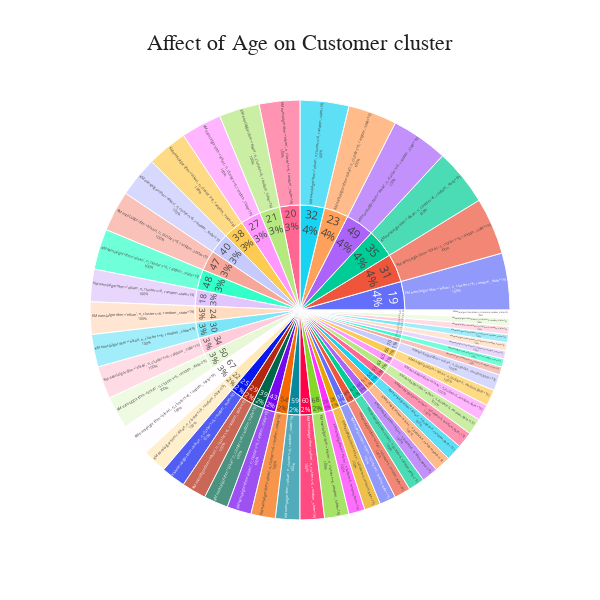
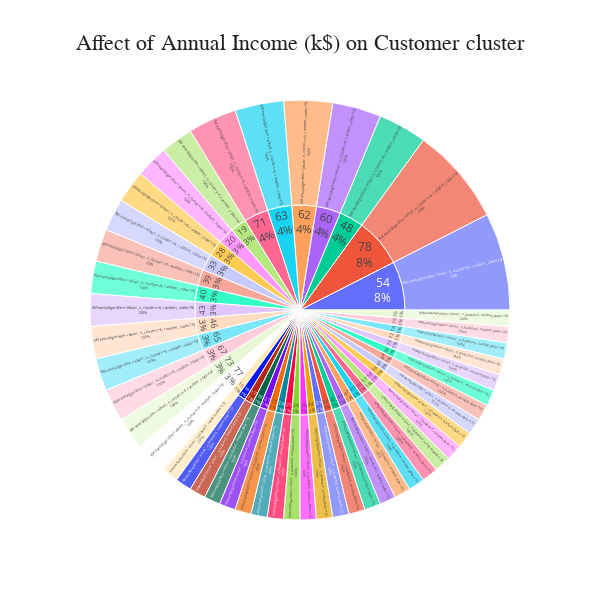
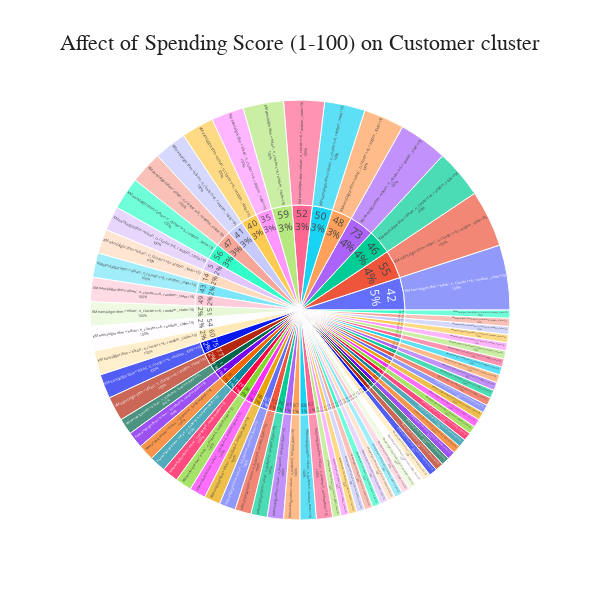

Notebook cell for these charts, in order:
### Code cell
for f in ['Age', 'Annual Income (k$)', 'Spending Score (1-100)']:
    plot_category(f, 'cluster')

### Figure 1 — Plotly figure (JSON) as saved in the notebook; plotly's stock layout.template omitted (floating-point values rounded to 4 significant figures)
{"data": [{"branchvalues": "total", "domain": {"x": [0, 1], "y": [0, 1]}, "hovertemplate": "labels=%{label}<br>count=%{value}<br>parent=%{parent}<br>id=%{id}<extra></extra>", "ids": ["18/KMeans(algorithm='elkan', n_clusters=6, random_state=19)", "19/KMeans(algorithm='elkan', n_clusters=6, random_state=19)", "20/KMeans(algorithm='elkan', n_clusters=6, random_state=19)", "21/KMeans(algorithm='elkan', n_clusters=6, random_state=19)", "22/KMeans(algorithm='elkan', n_clusters=6, random_state=19)", "23/KMeans(algorithm='elkan', n_clusters=6, random_state=19)", "24/KMeans(algorithm='elkan', n_clusters=6, random_state=19)", "25/KMeans(algorithm='elkan', n_clusters=6, random_state=19)", "26/KMeans(algorithm='elkan', n_clusters=6, random_state=19)", "27/KMeans(algorithm='elkan', n_clusters=6, random_state=19)", "28/KMeans(algorithm='elkan', n_clusters=6, random_state=19)", "29/KMeans(algorithm='elkan', n_clusters=6, random_state=19)", "30/KMeans(algorithm='elkan', n_clusters=6, random_state=19)", "31/KMeans(algorithm='elkan', n_clusters=6, random_state=19)", "32/KMeans(algorithm='elkan', n_clusters=6, random_state=19)", "33/KMeans(algorithm='elkan', n_clusters=6, random_state=19)", "34/KMeans(algorithm='elkan', n_clusters=6, random_state=19)", "35/KMeans(algorithm='elkan', n_clusters=6, random_state=19)", "36/KMeans(algorithm='elkan', n_clusters=6, random_state=19)", "37/KMeans(algorithm='elkan', n_clusters=6, random_state=19)", "38/KMeans(algorithm='elkan', n_clusters=6, random_state=19)", "39/KMeans(algorithm='elkan', n_clusters=6, random_state=19)", "40/KMeans(algorithm='elkan', n_clusters=6, random_state=19)", "42/KMeans(algorithm='elkan', n_clusters=6, random_state=19)", "43/KMeans(algorithm='elkan', n_clusters=6, random_state=19)", "44/KMeans(algorithm='elkan', n_clusters=6, random_state=19)", "45/KMeans(algorithm='elkan', n_clusters=6, random_state=19)", "46/KMeans(algorithm='elkan', n_clusters=6, random_state=19)", "47/KMeans(algorithm='elkan', n_clusters=6, random_state=19)", "48/KMeans(algorithm='elkan', n_clusters=6, random_state=19)", "49/KMeans(algorithm='elkan', n_clusters=6, random_state=19)", "50/KMeans(algorithm='elkan', n_clusters=6, random_state=19)", "51/KMeans(algorithm='elkan', n_clusters=6, random_state=19)", "52/KMeans(algorithm='elkan', n_clusters=6, random_state=19)", "53/KMeans(algorithm='elkan', n_clusters=6, random_state=19)", "54/KMeans(algorithm='elkan', n_clusters=6, random_state=19)", "55/KMeans(algorithm='elkan', n_clusters=6, random_state=19)", "57/KMeans(algorithm='elkan', n_clusters=6, random_state=19)", "58/KMeans(algorithm='elkan', n_clusters=6, random_state=19)", "59/KMeans(algorithm='elkan', n_clusters=6, random_state=19)", "60/KMeans(algorithm='elkan', n_clusters=6, random_state=19)", "63/KMeans(algorithm='elkan', n_clusters=6, random_state=19)", "64/KMeans(algorithm='elkan', n_clusters=6, random_state=19)", "65/KMeans(algorithm='elkan', n_clusters=6, random_state=19)", "66/KMeans(algorithm='elkan', n_clusters=6, random_state=19)", "67/KMeans(algorithm='elkan', n_clusters=6, random_state=19)", "68/KMeans(algorithm='elkan', n_clusters=6, random_state=19)", "69/KMeans(algorithm='elkan', n_clusters=6, random_state=19)", "70/KMeans(algorithm='elkan', n_clusters=6, random_state=19)", "18", "19", "20", "21", "22", "23", "24", "25", "26", "27", "28", "29", "30", "31", "32", "33", "34", "35", "36", "37", "38", "39", "40", "42", "43", "44", "45", "46", "47", "48", "49", "50", "51", "52", "53", "54", "55", "57", "58", "59", "60", "63", "64", "65", "66", "67", "68", "69", "70"], "labels": ["KMeans(algorithm='elkan', n_clusters=6, random_state=19)", "KMeans(algorithm='elkan', n_clusters=6, random_state=19)", "KMeans(algorithm='elkan', n_clusters=6, random_state=19)", "KMeans(algorithm='elkan', n_clusters=6, random_state=19)", "KMeans(algorithm='elkan', n_clusters=6, random_state=19)", "KMeans(algorithm='elkan', n_clusters=6, random_state=19)", "KMeans(algorithm='elkan', n_clusters=6, random_state=19)", "KMeans(algorithm='elkan', n_clusters=6, random_state=19)", "KMeans(algorithm='elkan', n_clusters=6, random_state=19)", "KMeans(algorithm='elkan', n_clusters=6, random_state=19)", "KMeans(algorithm='elkan', n_clusters=6, random_state=19)", "KMeans(algorithm='elkan', n_clusters=6, random_state=19)", "KMeans(algorithm='elkan', n_clusters=6, random_state=19)", "KMeans(algorithm='elkan', n_clusters=6, random_state=19)", "KMeans(algorithm='elkan', n_clusters=6, random_state=19)", "KMeans(algorithm='elkan', n_clusters=6, random_state=19)", "KMeans(algorithm='elkan', n_clusters=6, random_state=19)", "KMeans(algorithm='elkan', n_clusters=6, random_state=19)", "KMeans(algorithm='elkan', n_clusters=6, random_state=19)", "KMeans(algorithm='elkan', n_clusters=6, random_state=19)", "KMeans(algorithm='elkan', n_clusters=6, random_state=19)", "KMeans(algorithm='elkan', n_clusters=6, random_state=19)", "KMeans(algorithm='elkan', n_clusters=6, random_state=19)", "KMeans(algorithm='elkan', n_clusters=6, random_state=19)", "KMeans(algorithm='elkan', n_clusters=6, random_state=19)", "KMeans(algorithm='elkan', n_clusters=6, random_state=19)", "KMeans(algorithm='elkan', n_clusters=6, random_state=19)", "KMeans(algorithm='elkan', n_clusters=6, random_state=19)", "KMeans(algorithm='elkan', n_clusters=6, random_state=19)", "KMeans(algorithm='elkan', n_clusters=6, random_state=19)", "KMeans(algorithm='elkan', n_clusters=6, random_state=19)", "KMeans(algorithm='elkan', n_clusters=6, random_state=19)", "KMeans(algorithm='elkan', n_clusters=6, random_state=19)", "KMeans(algorithm='elkan', n_clusters=6, random_state=19)", "KMeans(algorithm='elkan', n_clusters=6, random_state=19)", "KMeans(algorithm='elkan', n_clusters=6, random_state=19)", "KMeans(algorithm='elkan', n_clusters=6, random_state=19)", "KMeans(algorithm='elkan', n_clusters=6, random_state=19)", "KMeans(algorithm='elkan', n_clusters=6, random_state=19)", "KMeans(algorithm='elkan', n_clusters=6, random_state=19)", "KMeans(algorithm='elkan', n_clusters=6, random_state=19)", "KMeans(algorithm='elkan', n_clusters=6, random_state=19)", "KMeans(algorithm='elkan', n_clusters=6, random_state=19)", "KMeans(algorithm='elkan', n_clusters=6, random_state=19)", "KMeans(algorithm='elkan', n_clusters=6, random_state=19)", "KMeans(algorithm='elkan', n_clusters=6, random_state=19)", "KMeans(algorithm='elkan', n_clusters=6, random_state=19)", "KMeans(algorithm='elkan', n_clusters=6, random_state=19)", "KMeans(algorithm='elkan', n_clusters=6, random_state=19)", "18", "19", "20", "21", "22", "23", "24", "25", "26", "27", "28", "29", "30", "31", "32", "33", "34", "35", "36", "37", "38", "39", "40", "42", "43", "44", "45", "46", "47", "48", "49", "50", "51", "52", "53", "54", "55", "57", "58", "59", "60", "63", "64", "65", "66", "67", "68", "69", "70"], "name": "", "parents": ["18", "19", "20", "21", "22", "23", "24", "25", "26", "27", "28", "29", "30", "31", "32", "33", "34", "35", "36", "37", "38", "39", "40", "42", "43", "44", "45", "46", "47", "48", "49", "50", "51", "52", "53", "54", "55", "57", "58", "59", "60", "63", "64", "65", "66", "67", "68", "69", "70", "", "", "", "", "", "", "", "", "", "", "", "", "", "", "", "", "", "", "", "", "", "", "", "", "", "", "", "", "", "", "", "", "", "", "", "", "", "", "", "", "", "", "", "", "", "", "", "", ""], "textinfo": "label+percent parent", "type": "sunburst", "values": [4, 7, 5, 5, 3, 6, 4, 3, 2, 5, 2, 3, 4, 7, 6, 1, 4, 7, 1, 2, 5, 3, 5, 1, 3, 2, 2, 2, 5, 5, 7, 4, 2, 1, 2, 3, 1, 2, 1, 3, 3, 2, 1, 2, 2, 4, 3, 1, 2, 4, 7, 5, 5, 3, 6, 4, 3, 2, 5, 2, 3, 4, 7, 6, 1, 4, 7, 1, 2, 5, 3, 5, 1, 3, 2, 2, 2, 5, 5, 7, 4, 2, 1, 2, 3, 1, 2, 1, 3, 3, 2, 1, 2, 2, 4, 3, 1, 2]}], "layout": {"height": 600, "legend": {"tracegroupgap": 0}, "plot_bgcolor": "white", "title": {"font": {"color": "#221f1f", "family": "Calibri Black", "size": 22}, "text": "Affect of Age on Customer cluster", "x": 0.5}, "width": 600}}

### Figure 2 — Plotly figure (JSON) as saved in the notebook; plotly's stock layout.template omitted (floating-point values rounded to 4 significant figures)
{"data": [{"branchvalues": "total", "domain": {"x": [0, 1], "y": [0, 1]}, "hovertemplate": "labels=%{label}<br>count=%{value}<br>parent=%{parent}<br>id=%{id}<extra></extra>", "ids": ["15/KMeans(algorithm='elkan', n_clusters=6, random_state=19)", "16/KMeans(algorithm='elkan', n_clusters=6, random_state=19)", "17/KMeans(algorithm='elkan', n_clusters=6, random_state=19)", "18/KMeans(algorithm='elkan', n_clusters=6, random_state=19)", "19/KMeans(algorithm='elkan', n_clusters=6, random_state=19)", "20/KMeans(algorithm='elkan', n_clusters=6, random_state=19)", "21/KMeans(algorithm='elkan', n_clusters=6, random_state=19)", "23/KMeans(algorithm='elkan', n_clusters=6, random_state=19)", "24/KMeans(algorithm='elkan', n_clusters=6, random_state=19)", "25/KMeans(algorithm='elkan', n_clusters=6, random_state=19)", "28/KMeans(algorithm='elkan', n_clusters=6, random_state=19)", "29/KMeans(algorithm='elkan', n_clusters=6, random_state=19)", "30/KMeans(algorithm='elkan', n_clusters=6, random_state=19)", "33/KMeans(algorithm='elkan', n_clusters=6, random_state=19)", "34/KMeans(algorithm='elkan', n_clusters=6, random_state=19)", "37/KMeans(algorithm='elkan', n_clusters=6, random_state=19)", "38/KMeans(algorithm='elkan', n_clusters=6, random_state=19)", "39/KMeans(algorithm='elkan', n_clusters=6, random_state=19)", "40/KMeans(algorithm='elkan', n_clusters=6, random_state=19)", "42/KMeans(algorithm='elkan', n_clusters=6, random_state=19)", "43/KMeans(algorithm='elkan', n_clusters=6, random_state=19)", "44/KMeans(algorithm='elkan', n_clusters=6, random_state=19)", "46/KMeans(algorithm='elkan', n_clusters=6, random_state=19)", "47/KMeans(algorithm='elkan', n_clusters=6, random_state=19)", "48/KMeans(algorithm='elkan', n_clusters=6, random_state=19)", "49/KMeans(algorithm='elkan', n_clusters=6, random_state=19)", "50/KMeans(algorithm='elkan', n_clusters=6, random_state=19)", "54/KMeans(algorithm='elkan', n_clusters=6, random_state=19)", "57/KMeans(algorithm='elkan', n_clusters=6, random_state=19)", "58/KMeans(algorithm='elkan', n_clusters=6, random_state=19)", "59/KMeans(algorithm='elkan', n_clusters=6, random_state=19)", "60/KMeans(algorithm='elkan', n_clusters=6, random_state=19)", "61/KMeans(algorithm='elkan', n_clusters=6, random_state=19)", "62/KMeans(algorithm='elkan', n_clusters=6, random_state=19)", "63/KMeans(algorithm='elkan', n_clusters=6, random_state=19)", "64/KMeans(algorithm='elkan', n_clusters=6, random_state=19)", "65/KMeans(algorithm='elkan', n_clusters=6, random_state=19)", "67/KMeans(algorithm='elkan', n_clusters=6, random_state=19)", "69/KMeans(algorithm='elkan', n_clusters=6, random_state=19)", "70/KMeans(algorithm='elkan', n_clusters=6, random_state=19)", "71/KMeans(algorithm='elkan', n_clusters=6, random_state=19)", "72/KMeans(algorithm='elkan', n_clusters=6, random_state=19)", "73/KMeans(algorithm='elkan', n_clusters=6, random_state=19)", "74/KMeans(algorithm='elkan', n_clusters=6, random_state=19)", "75/KMeans(algorithm='elkan', n_clusters=6, random_state=19)", "76/KMeans(algorithm='elkan', n_clusters=6, random_state=19)", "77/KMeans(algorithm='elkan', n_clusters=6, random_state=19)", "78/KMeans(algorithm='elkan', n_clusters=6, random_state=19)", "15", "16", "17", "18", "19", "20", "21", "23", "24", "25", "28", "29", "30", "33", "34", "37", "38", "39", "40", "42", "43", "44", "46", "47", "48", "49", "50", "54", "57", "58", "59", "60", "61", "62", "63", "64", "65", "67", "69", "70", "71", "72", "73", "74", "75", "76", "77", "78"], "labels": ["KMeans(algorithm='elkan', n_clusters=6, random_state=19)", "KMeans(algorithm='elkan', n_clusters=6, random_state=19)", "KMeans(algorithm='elkan', n_clusters=6, random_state=19)", "KMeans(algorithm='elkan', n_clusters=6, random_state=19)", "KMeans(algorithm='elkan', n_clusters=6, random_state=19)", "KMeans(algorithm='elkan', n_clusters=6, random_state=19)", "KMeans(algorithm='elkan', n_clusters=6, random_state=19)", "KMeans(algorithm='elkan', n_clusters=6, random_state=19)", "KMeans(algorithm='elkan', n_clusters=6, random_state=19)", "KMeans(algorithm='elkan', n_clusters=6, random_state=19)", "KMeans(algorithm='elkan', n_clusters=6, random_state=19)", "KMeans(algorithm='elkan', n_clusters=6, random_state=19)", "KMeans(algorithm='elkan', n_clusters=6, random_state=19)", "KMeans(algorithm='elkan', n_clusters=6, random_state=19)", "KMeans(algorithm='elkan', n_clusters=6, random_state=19)", "KMeans(algorithm='elkan', n_clusters=6, random_state=19)", "KMeans(algorithm='elkan', n_clusters=6, random_state=19)", "KMeans(algorithm='elkan', n_clusters=6, random_state=19)", "KMeans(algorithm='elkan', n_clusters=6, random_state=19)", "KMeans(algorithm='elkan', n_clusters=6, random_state=19)", "KMeans(algorithm='elkan', n_clusters=6, random_state=19)", "KMeans(algorithm='elkan', n_clusters=6, random_state=19)", "KMeans(algorithm='elkan', n_clusters=6, random_state=19)", "KMeans(algorithm='elkan', n_clusters=6, random_state=19)", "KMeans(algorithm='elkan', n_clusters=6, random_state=19)", "KMeans(algorithm='elkan', n_clusters=6, random_state=19)", "KMeans(algorithm='elkan', n_clusters=6, random_state=19)", "KMeans(algorithm='elkan', n_clusters=6, random_state=19)", "KMeans(algorithm='elkan', n_clusters=6, random_state=19)", "KMeans(algorithm='elkan', n_clusters=6, random_state=19)", "KMeans(algorithm='elkan', n_clusters=6, random_state=19)", "KMeans(algorithm='elkan', n_clusters=6, random_state=19)", "KMeans(algorithm='elkan', n_clusters=6, random_state=19)", "KMeans(algorithm='elkan', n_clusters=6, random_state=19)", "KMeans(algorithm='elkan', n_clusters=6, random_state=19)", "KMeans(algorithm='elkan', n_clusters=6, random_state=19)", "KMeans(algorithm='elkan', n_clusters=6, random_state=19)", "KMeans(algorithm='elkan', n_clusters=6, random_state=19)", "KMeans(algorithm='elkan', n_clusters=6, random_state=19)", "KMeans(algorithm='elkan', n_clusters=6, random_state=19)", "KMeans(algorithm='elkan', n_clusters=6, random_state=19)", "KMeans(algorithm='elkan', n_clusters=6, random_state=19)", "KMeans(algorithm='elkan', n_clusters=6, random_state=19)", "KMeans(algorithm='elkan', n_clusters=6, random_state=19)", "KMeans(algorithm='elkan', n_clusters=6, random_state=19)", "KMeans(algorithm='elkan', n_clusters=6, random_state=19)", "KMeans(algorithm='elkan', n_clusters=6, random_state=19)", "KMeans(algorithm='elkan', n_clusters=6, random_state=19)", "15", "16", "17", "18", "19", "20", "21", "23", "24", "25", "28", "29", "30", "33", "34", "37", "38", "39", "40", "42", "43", "44", "46", "47", "48", "49", "50", "54", "57", "58", "59", "60", "61", "62", "63", "64", "65", "67", "69", "70", "71", "72", "73", "74", "75", "76", "77", "78"], "name": "", "parents": ["15", "16", "17", "18", "19", "20", "21", "23", "24", "25", "28", "29", "30", "33", "34", "37", "38", "39", "40", "42", "43", "44", "46", "47", "48", "49", "50", "54", "57", "58", "59", "60", "61", "62", "63", "64", "65", "67", "69", "70", "71", "72", "73", "74", "75", "76", "77", "78", "", "", "", "", "", "", "", "", "", "", "", "", "", "", "", "", "", "", "", "", "", "", "", "", "", "", "", "", "", "", "", "", "", "", "", "", "", "", "", "", "", "", "", "", "", "", "", ""], "textinfo": "label+percent parent", "type": "sunburst", "values": [2, 2, 2, 2, 4, 4, 2, 2, 2, 2, 4, 2, 2, 4, 2, 2, 2, 4, 4, 2, 4, 2, 4, 2, 6, 2, 2, 12, 2, 2, 2, 6, 2, 6, 6, 2, 4, 4, 2, 2, 6, 2, 4, 2, 2, 2, 4, 12, 2, 2, 2, 2, 4, 4, 2, 2, 2, 2, 4, 2, 2, 4, 2, 2, 2, 4, 4, 2, 4, 2, 4, 2, 6, 2, 2, 12, 2, 2, 2, 6, 2, 6, 6, 2, 4, 4, 2, 2, 6, 2, 4, 2, 2, 2, 4, 12]}], "layout": {"height": 600, "legend": {"tracegroupgap": 0}, "plot_bgcolor": "white", "title": {"font": {"color": "#221f1f", "family": "Calibri Black", "size": 22}, "text": "Affect of Annual Income (k$) on Customer cluster", "x": 0.5}, "width": 600}}

### Figure 3 — Plotly figure (JSON) as saved in the notebook; plotly's stock layout.template omitted (floating-point values rounded to 4 significant figures; data arrays with more than 128 entries replaced by an {"elided": "..."} marker saying what was removed)
{"data": [{"branchvalues": "total", "domain": {"x": [0, 1], "y": [0, 1]}, "hovertemplate": "labels=%{label}<br>count=%{value}<br>parent=%{parent}<br>id=%{id}<extra></extra>", "ids": {"elided": "146 str values"}, "labels": {"elided": "146 str values"}, "name": "", "parents": {"elided": "146 str values"}, "textinfo": "label+percent parent", "type": "sunburst", "values": {"elided": "146 int values"}}], "layout": {"height": 600, "legend": {"tracegroupgap": 0}, "plot_bgcolor": "white", "title": {"font": {"color": "#221f1f", "family": "Calibri Black", "size": 22}, "text": "Affect of Spending Score (1-100) on Customer cluster", "x": 0.5}, "width": 600}}
